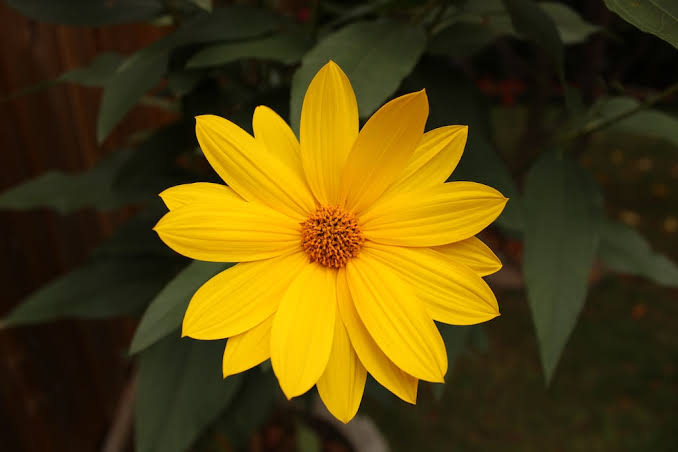
#> input picture Sample Images/TULIP.jpg, 678 x 452 px, found by its file name
$ python final_masking.py
#> lines starting #> are read from the running program, lines starting #| are printed output that depends on the picture; after the words box and inside, x2 and y2 are one past the last pixel; in counts of white or black regions, pixels touching at a corner belong together
import cv2
import numpy as np

# read image
img = cv2.imread(r"C:\Users\Sumeadh\Desktop\PROGRAMS\OPEN CV\TULIP.jpg")
#> img is the input picture: shape (452, 678, 3); mean B, G, R 12.6, 68.4, 85.8

# Convert BGR to HSV (easier for color segmentation)
hsv = cv2.cvtColor(img, cv2.COLOR_BGR2HSV)
#> hsv: shape (452, 678, 3); mean H, S, V 25.6, 181.3, 87

# define range of yellow color in HSV
lower_yellow = np.array([0,90,150])
upper_yellow = np.array([255,255,255])

# Create a mask using the defined ranges
mask1 = cv2.inRange(hsv, lower_yellow, upper_yellow)
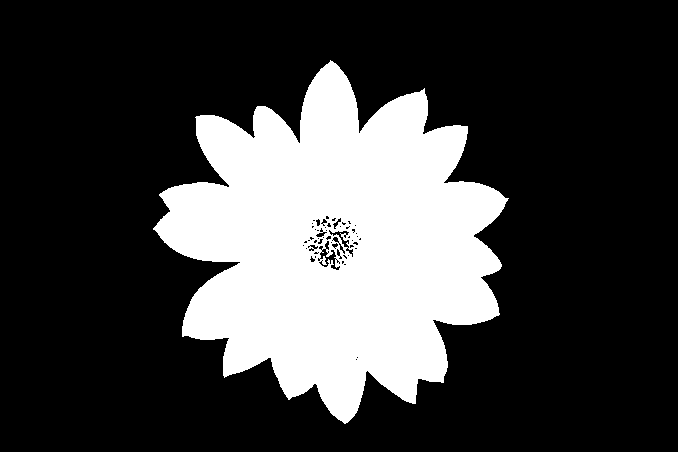
#> mask1: shape (452, 678); 25.2% white; 1 white region, box (x1, y1, x2, y2) and area: (153, 60, 509, 424) 77250
#array of 0 and 255
'''
for i in mask:
    print(i)
'''

# Bitwise-AND mask and original image
result = cv2.bitwise_and(img,img, mask= mask1)
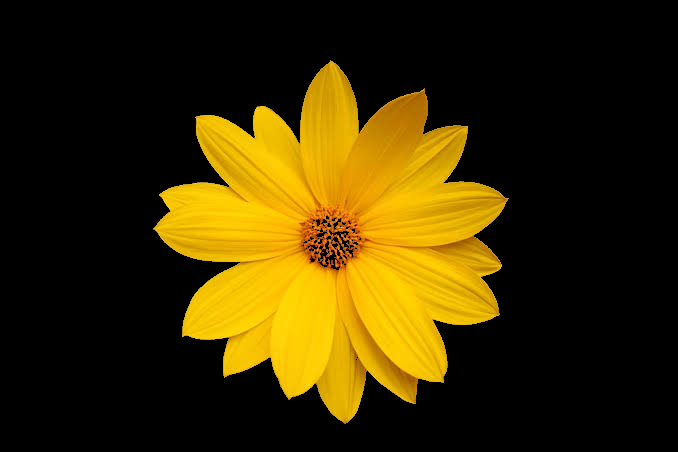
#> result: shape (452, 678, 3); mean B, G, R 1.1, 44.3, 58.7

cv2.imwrite('masked_tulip.jpg',result)
# display the masked image
cv2.imshow('Original',img)
cv2.imshow('Masked Image',result)
cv2.imshow('mask',mask1)
cv2.waitKey(0)
cv2.destroyAllWindows()
